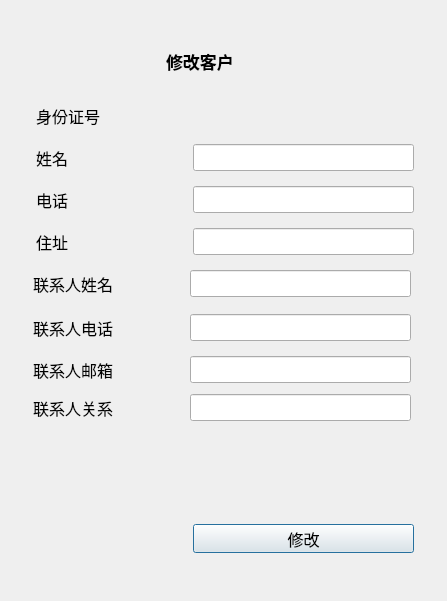
<?xml version="1.0" encoding="UTF-8"?>
<ui version="4.0">
 <class>Dialog</class>
 <widget class="QDialog" name="Dialog">
  <property name="geometry">
   <rect>
    <x>0</x>
    <y>0</y>
    <width>447</width>
    <height>601</height>
   </rect>
  </property>
  <property name="windowTitle">
   <string>Dialog</string>
  </property>
  <widget class="QLabel" name="label">
   <property name="geometry">
    <rect>
     <x>36</x>
     <y>102</y>
     <width>150</width>
     <height>27</height>
    </rect>
   </property>
   <property name="font">
    <font>
     <pointsize>12</pointsize>
    </font>
   </property>
   <property name="text">
    <string>身份证号</string>
   </property>
  </widget>
  <widget class="QLabel" name="label_2">
   <property name="geometry">
    <rect>
     <x>36</x>
     <y>144</y>
     <width>150</width>
     <height>27</height>
    </rect>
   </property>
   <property name="font">
    <font>
     <pointsize>12</pointsize>
    </font>
   </property>
   <property name="text">
    <string>姓名</string>
   </property>
  </widget>
  <widget class="QLineEdit" name="contactPhone">
   <property name="geometry">
    <rect>
     <x>190</x>
     <y>314</y>
     <width>221</width>
     <height>27</height>
    </rect>
   </property>
   <property name="font">
    <font>
     <pointsize>12</pointsize>
    </font>
   </property>
  </widget>
  <widget class="QLabel" name="label_4">
   <property name="geometry">
    <rect>
     <x>36</x>
     <y>228</y>
     <width>150</width>
     <height>27</height>
    </rect>
   </property>
   <property name="font">
    <font>
     <pointsize>12</pointsize>
    </font>
   </property>
   <property name="text">
    <string>住址</string>
   </property>
  </widget>
  <widget class="QLabel" name="label_5">
   <property name="geometry">
    <rect>
     <x>166</x>
     <y>46</y>
     <width>121</width>
     <height>31</height>
    </rect>
   </property>
   <property name="font">
    <font>
     <family>Bahnschrift SemiCondensed</family>
     <pointsize>13</pointsize>
     <weight>75</weight>
     <bold>true</bold>
    </font>
   </property>
   <property name="text">
    <string>修改客户</string>
   </property>
  </widget>
  <widget class="QLabel" name="label_6">
   <property name="geometry">
    <rect>
     <x>33</x>
     <y>270</y>
     <width>150</width>
     <height>27</height>
    </rect>
   </property>
   <property name="font">
    <font>
     <pointsize>12</pointsize>
    </font>
   </property>
   <property name="text">
    <string>联系人姓名</string>
   </property>
  </widget>
  <widget class="QPushButton" name="ModifyBtn">
   <property name="geometry">
    <rect>
     <x>193</x>
     <y>524</y>
     <width>221</width>
     <height>29</height>
    </rect>
   </property>
   <property name="font">
    <font>
     <pointsize>12</pointsize>
    </font>
   </property>
   <property name="autoFillBackground">
    <bool>true</bool>
   </property>
   <property name="text">
    <string>修改</string>
   </property>
  </widget>
  <widget class="QLabel" name="label_9">
   <property name="geometry">
    <rect>
     <x>33</x>
     <y>314</y>
     <width>150</width>
     <height>27</height>
    </rect>
   </property>
   <property name="font">
    <font>
     <pointsize>12</pointsize>
    </font>
   </property>
   <property name="text">
    <string>联系人电话</string>
   </property>
  </widget>
  <widget class="QLineEdit" name="addr">
   <property name="geometry">
    <rect>
     <x>193</x>
     <y>228</y>
     <width>221</width>
     <height>27</height>
    </rect>
   </property>
   <property name="font">
    <font>
     <pointsize>12</pointsize>
    </font>
   </property>
  </widget>
  <widget class="QLineEdit" name="contactRelation">
   <property name="geometry">
    <rect>
     <x>190</x>
     <y>394</y>
     <width>221</width>
     <height>27</height>
    </rect>
   </property>
   <property name="font">
    <font>
     <pointsize>12</pointsize>
    </font>
   </property>
  </widget>
  <widget class="QLineEdit" name="contactEmail">
   <property name="geometry">
    <rect>
     <x>190</x>
     <y>356</y>
     <width>221</width>
     <height>27</height>
    </rect>
   </property>
   <property name="font">
    <font>
     <pointsize>12</pointsize>
    </font>
   </property>
  </widget>
  <widget class="QLineEdit" name="name">
   <property name="geometry">
    <rect>
     <x>193</x>
     <y>144</y>
     <width>221</width>
     <height>27</height>
    </rect>
   </property>
   <property name="font">
    <font>
     <pointsize>12</pointsize>
    </font>
   </property>
  </widget>
  <widget class="QLineEdit" name="phone">
   <property name="geometry">
    <rect>
     <x>193</x>
     <y>186</y>
     <width>221</width>
     <height>27</height>
    </rect>
   </property>
   <property name="font">
    <font>
     <pointsize>12</pointsize>
    </font>
   </property>
  </widget>
  <widget class="QLabel" name="label_3">
   <property name="geometry">
    <rect>
     <x>36</x>
     <y>186</y>
     <width>150</width>
     <height>27</height>
    </rect>
   </property>
   <property name="font">
    <font>
     <pointsize>12</pointsize>
    </font>
   </property>
   <property name="text">
    <string>电话</string>
   </property>
  </widget>
  <widget class="QLabel" name="label_8">
   <property name="geometry">
    <rect>
     <x>33</x>
     <y>394</y>
     <width>150</width>
     <height>27</height>
    </rect>
   </property>
   <property name="font">
    <font>
     <pointsize>12</pointsize>
    </font>
   </property>
   <property name="text">
    <string>联系人关系</string>
   </property>
  </widget>
  <widget class="QLabel" name="label_7">
   <property name="geometry">
    <rect>
     <x>33</x>
     <y>356</y>
     <width>150</width>
     <height>27</height>
    </rect>
   </property>
   <property name="font">
    <font>
     <pointsize>12</pointsize>
    </font>
   </property>
   <property name="text">
    <string>联系人邮箱</string>
   </property>
  </widget>
  <widget class="QLineEdit" name="contactName">
   <property name="geometry">
    <rect>
     <x>190</x>
     <y>270</y>
     <width>221</width>
     <height>27</height>
    </rect>
   </property>
   <property name="font">
    <font>
     <pointsize>12</pointsize>
    </font>
   </property>
   <property name="text">
    <string/>
   </property>
  </widget>
  <widget class="QLabel" name="id">
   <property name="geometry">
    <rect>
     <x>190</x>
     <y>100</y>
     <width>150</width>
     <height>27</height>
    </rect>
   </property>
   <property name="font">
    <font>
     <pointsize>12</pointsize>
    </font>
   </property>
   <property name="text">
    <string/>
   </property>
  </widget>
 </widget>
 <resources/>
 <connections/>
</ui>
